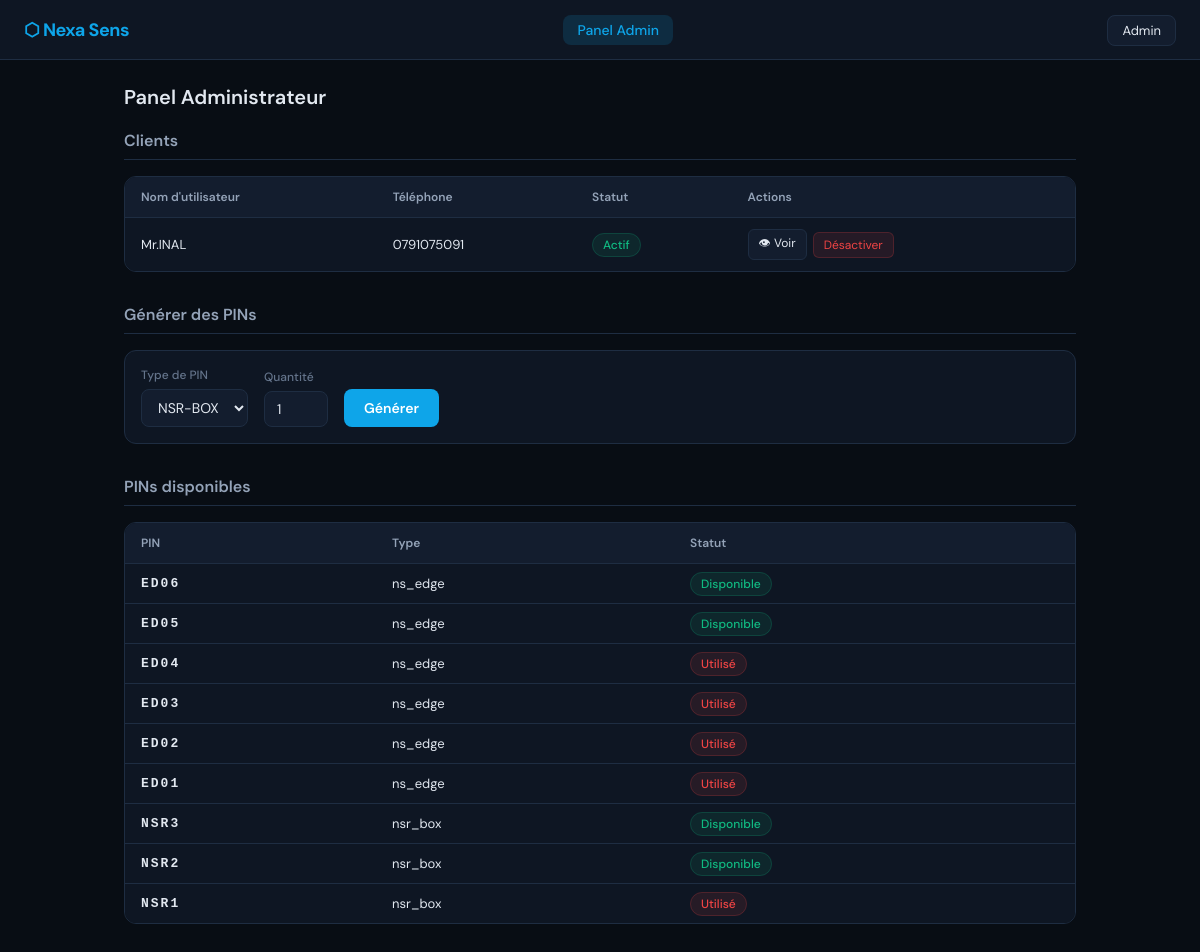
The page /admin (signed in) on the database its author committed.
### tables this page shows
CREATE TABLE users (
    id INTEGER PRIMARY KEY AUTOINCREMENT,
    username TEXT UNIQUE, password TEXT, phone TEXT,
    role TEXT DEFAULT 'client', active INTEGER DEFAULT 1);

CREATE TABLE pins (
    id INTEGER PRIMARY KEY AUTOINCREMENT,
    pin TEXT UNIQUE, pin_type TEXT,
    used INTEGER DEFAULT 0, used_by INTEGER DEFAULT NULL);

### cloud_server.py (the view)
@app.route("/admin")
def admin():
    if session.get("role") != "admin": return redirect("/login")
    c.execute("SELECT id,username,phone,active FROM users WHERE role='client'")
    clients = [{"id":r[0],"username":r[1],"phone":r[2],"active":r[3]} for r in c.fetchall()]
    c.execute("SELECT pin,pin_type,used FROM pins ORDER BY id DESC")
    pins = [{"pin":r[0],"type":r[1],"used":r[2]} for r in c.fetchall()]
    return render_template("admin.html", clients=clients, pins=pins)

### templates/admin.html (shortened to what this page needs)
<!DOCTYPE html>
<html lang="fr">
<head>
    <link rel="stylesheet" href="/static/style.css">
</head>
<body>
<header>
    <div class="logo">⬡ Nexa Sens</div>
    <nav>
        <a href="/admin" class="nav-link active">Panel Admin</a>
    </nav>
    <div class="user-menu">
        <span class="user-btn">Admin</span>
    </div>
</header>
<main>
    <h1 class="page-title">Panel Administrateur</h1>
    <div class="admin-section">
        <h2 class="section-title">Clients</h2>
        {% if clients %}
        <div class="table-container">
            <table>
                <thead>
                    <tr>
                        <th>Nom d'utilisateur</th>
                        <th>Téléphone</th>
                        <th>Statut</th>
                        <th>Actions</th>
                    </tr>
                </thead>
                <tbody>
                    {% for c in clients %}
                    <tr>
                        <td>{{ c.username }}</td>
                        <td>{{ c.phone }}</td>
                        <td>
                            <span class="status-badge {% if c.active %}status-ok{% else %}status-danger{% endif %}">
                                {% if c.active %}Actif{% else %}Désactivé{% endif %}
                            </span>
                        </td>
                        <td class="action-btns">
                            <a href="/admin/view/{{ c.id }}" class="btn-small">👁 Voir</a>
                            <form method="POST" action="/admin/toggle_client/{{ c.id }}" style="display:inline">
                                <button type="submit" class="btn-small {% if c.active %}btn-danger{% else %}btn-success{% endif %}">
                                    {% if c.active %}Désactiver{% else %}Activer{% endif %}
                                </button>
                            </form>
                        </td>
                    </tr>
                    {% endfor %}
                </tbody>
            </table>
        </div>
        {% else %}
        <div class="no-data"><p>Aucun client enregistré.</p></div>
        {% endif %}
    </div>
    <div class="admin-section">
        <h2 class="section-title">Générer des PINs</h2>
        <form method="POST" action="/admin/generate_pin" class="pin-form">
            <div class="filter-group">
                <label>Type de PIN</label>
                <select name="pin_type">
                    <option value="nsr_box">NSR-BOX</option>
                </select>
            </div>
            <div class="filter-group">
                <label>Quantité</label>
                <input type="number" name="count" value="1" min="1" max="20">
            </div>
            <button type="submit" class="btn-primary">Générer</button>
        </form>
    </div>
    <div class="admin-section">
        <h2 class="section-title">PINs disponibles</h2>
        <div class="table-container">
            <table>
                <thead>
                    <tr>
                        <th>PIN</th>
                        <th>Type</th>
                        <th>Statut</th>
                    </tr>
                </thead>
                <tbody>
                    {% for p in pins %}
                    <tr>
                        <td style="font-family: monospace; font-weight:bold; letter-spacing:2px">{{ p.pin }}</td>
                        <td>{{ p.type }}</td>
                        <td>
                            <span class="status-badge {% if not p.used %}status-ok{% else %}status-danger{% endif %}">
                                {% if not p.used %}Disponible{% else %}Utilisé{% endif %}
                            </span>
                        </td>
                    </tr>
                    {% endfor %}
                </tbody>
            </table>
        </div>
    </div>
</main>
</body>
</html>

### static/style.css (style rules this page uses)
:root { --bg: #080d14; --bg-card: #0e1623; --bg-elevated: #131d2e; --border: #1e2d42; --accent: #0ea5e9; --accent-glow: rgba(14,165,233,0.15); --success: #10b981; --warning: #f59e0b; --danger: #ef4444; --text: #e2e8f0; --text-muted: #64748b; --text-dim: #94a3b8; --font: 'DM Sans', sans-serif; --mono: 'JetBrains Mono', monospace; }
* { box-sizing: border-box; margin: 0; padding: 0; }
body { font-family: var(--font); background: var(--bg); color: var(--text); min-height: 100vh; }
header { display: flex; align-items: center; justify-content: space-between; padding: 0 24px; height: 60px; background: var(--bg-card); border-bottom: 1px solid var(--border); position: sticky; top: 0; z-index: 100; gap: 16px; }
.logo { font-size: 18px; font-weight: 700; color: var(--accent); letter-spacing: -0.5px; white-space: nowrap; }
nav { display: flex; gap: 4px; align-items: center; }
.nav-link { padding: 6px 14px; border-radius: 8px; color: var(--text-muted); text-decoration: none; font-size: 14px; font-weight: 500; transition: all 0.2s; }
.nav-link.active { background: var(--accent-glow); color: var(--accent); }
.user-menu { position: relative; }
.user-btn { padding: 6px 14px; background: var(--bg-elevated); border-radius: 8px; font-size: 13px; cursor: pointer; border: 1px solid var(--border); }
main { padding: 24px; max-width: 1000px; margin: 0 auto; }
.page-title { font-size: 20px; font-weight: 600; margin-bottom: 20px; }
.status-badge { font-size: 12px; padding: 3px 10px; border-radius: 20px; font-weight: 500; }
.status-ok { background: rgba(16,185,129,0.1); color: var(--success); border: 1px solid rgba(16,185,129,0.2); }
.status-danger { background: rgba(239,68,68,0.1); color: var(--danger); border: 1px solid rgba(239,68,68,0.2); }
.btn-primary { background: var(--accent); color: white; border: none; padding: 10px 20px; border-radius: 8px; font-size: 14px; font-weight: 600; cursor: pointer; font-family: var(--font); }
.btn-small { background: var(--bg-elevated); color: var(--text); border: 1px solid var(--border); padding: 4px 10px; border-radius: 6px; font-size: 12px; cursor: pointer; font-family: var(--font); white-space: nowrap; text-decoration: none; display: inline-block; }
.btn-danger { background: rgba(239,68,68,0.1); color: var(--danger); border-color: rgba(239,68,68,0.2); }
.table-container { overflow-x: auto; border-radius: 12px; border: 1px solid var(--border); }
table { width: 100%; border-collapse: collapse; background: var(--bg-card); }
th { background: var(--bg-elevated); color: var(--text-dim); font-size: 12px; font-weight: 600; padding: 12px 16px; text-align: left; border-bottom: 1px solid var(--border); white-space: nowrap; }
td { padding: 11px 16px; font-size: 13px; border-bottom: 1px solid var(--border); }
tr:last-child td { border-bottom: none; }
.admin-section { margin-bottom: 32px; }
.section-title { font-size: 16px; font-weight: 600; margin-bottom: 16px; color: var(--text-dim); padding-bottom: 8px; border-bottom: 1px solid var(--border); }
.pin-form { display: flex; gap: 16px; align-items: flex-end; background: var(--bg-card); border: 1px solid var(--border); border-radius: 12px; padding: 16px; flex-wrap: wrap; }
.filter-group { display: flex; flex-direction: column; gap: 6px; }
.filter-group label { font-size: 12px; color: var(--text-muted); font-weight: 500; }
.filter-group input, .filter-group select { background: var(--bg-elevated); border: 1px solid var(--border); color: var(--text); padding: 8px 12px; border-radius: 8px; font-size: 14px; font-family: var(--font); }
.action-btns { display: flex; gap: 6px; align-items: center; }

### rows shown on the page
users: username "Mr.INAL", phone "0791075091", active "Actif"
pins: pin "ED06", type "ns_edge", used "Disponible"
pins: pin "ED05", type "ns_edge", used "Disponible"
pins: pin "ED04", type "ns_edge", used "Utilisé"
pins: pin "ED03", type "ns_edge", used "Utilisé"
pins: pin "ED02", type "ns_edge", used "Utilisé"
pins: pin "ED01", type "ns_edge", used "Utilisé"
pins: pin "NSR3", type "nsr_box", used "Disponible"
pins: pin "NSR2", type "nsr_box", used "Disponible"
pins: pin "NSR1", type "nsr_box", used "Utilisé"
